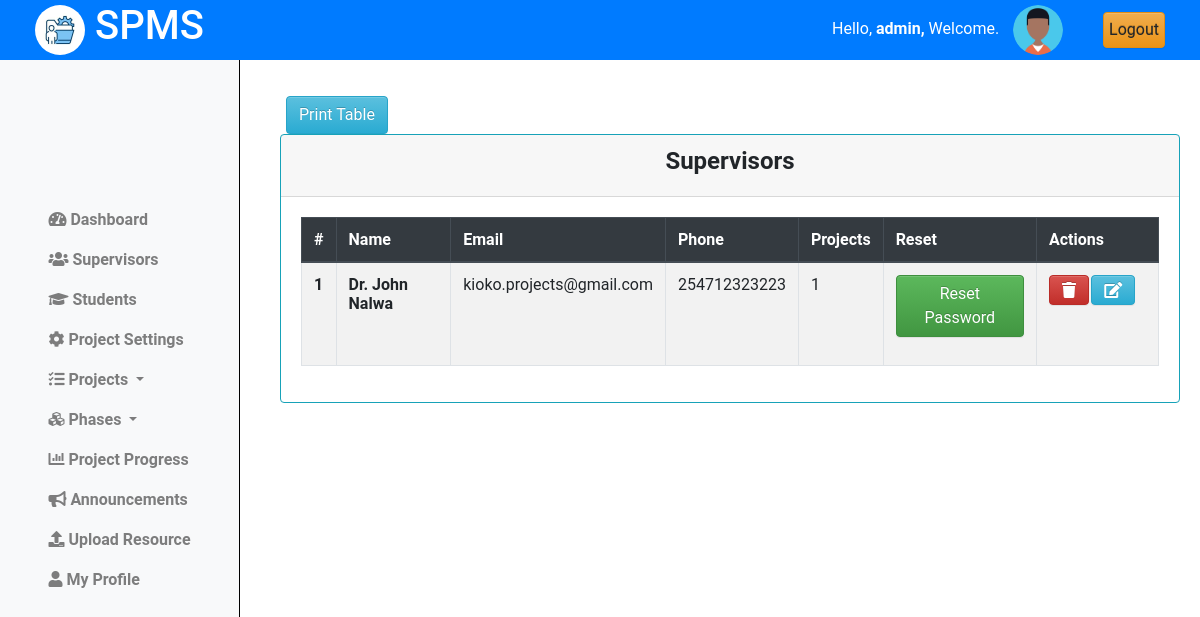
The app's page /coordinator/supervisors/ (signed in) with its own data.
### projectsApp/models.py (models this page shows, shortened)
class Coordinator(AbstractUser):
    pass

class Lecturer(models.Model):
    email = models.EmailField(max_length=255, unique=True, blank=False)
    name = models.CharField(max_length=255)
    phone = models.IntegerField(null=True, blank=True)
    password = models.CharField(max_length=128, null=False, blank=False)
    user_id = models.AutoField(primary_key=True)
    last_login = models.DateTimeField(blank=True, null=True)
    USERNAME_FIELD = 'email'
    REQUIRED_FIELDS = ['name', 'phone']
    class Meta:
        db_table = "Lecturers"

### projectsApp/AccessControl.py (the view)
    @login_required
    def wrapper(request, *args, **kwargs):
        if not isinstance(request.user, Coordinator):
            return redirect('cordinator_login')
        return function(request, *args, **kwargs)

### projectsApp/AccessControl.py (called while the page is built)
def coordinator_required(function):
    @login_required
    def wrapper(request, *args, **kwargs):
        if not isinstance(request.user, Coordinator):
            return redirect('cordinator_login')
        return function(request, *args, **kwargs)
    return wrapper

### projectsApp/views.py (called while the page is built, shortened)
@coordinator_required
def supervisors(request):
    supervisors = Lecturer.objects.all().order_by('name')
    for supervisor in supervisors:
        project_count = Projects.objects.filter(lecturer=supervisor).count()
        supervisor.project_count = project_count
    context = {'supervisors':supervisors}
    return render(request, 'cordinator/supervisors.html', context)

### projectsApp/templates/cordinator/supervisors.html (shortened to what this page needs)
{% extends "base_cord.html" %}
{% load static %}
{% block content %}
{% include "column1_cord.html" %}
<div class="content">
    <div class="container-fluid">
        <div class="row">
            <div class="text-center mt-3 ml-3">
                <button id="print-button" onclick="printTable()" class="btn btn-info">Print Table</button>
            </div>
            <div class="card border-info">
                <div class="card-header text-center">
                    <h4><b>Supervisors</b></h4>
                </div>
                <div class="card-body">
                    <table id="print-table" class="table table-bordered table-hover  table-striped border-info">
                        <thead class="thead-dark">
                            <tr>
                                <th scope="col">#</th>
                                <th scope="col">Name</th>
                                <th scope="col">Email</th>
                                <th scope="col">Phone</th>
                                <th scope="col">Projects</th>
                                <th scope="col">Reset</th>
                                <th scope="col">Actions</th>
                            </tr>
                        </thead>
                        <tbody>
                            {% for supervisor in supervisors %}
                              <tr>
                                <th scope="row">{{ forloop.counter }}</th>
                                <td><b>{{supervisor.name|title}}</b></td>
                                <td>{{supervisor.email}}</td>
                                <td>{{supervisor.phone}}</td>
                                <td>{{supervisor.project_count}}</td>
                                <td>
                                    <form action="{% url 'supervisor_reset' %}" method="POST">
                                        <button type="submit"  class="btn btn-success" onclick="return confirm('Reset Password for {{supervisor.name}}?')">Reset Password</button>
                                    </form>
                                <td>
                                    <div class="row">
                                        <div class="col-4">
                                            <form action="{% url 'view_supervisors' %}" method="POST">
                                                <button type="submit"  class="btn btn-danger" onclick="return confirm('Are you sure you want to delete {{supervisor.name}}?')"><i class="fa fa-trash" aria-hidden="true"></i></button>
                                            </form>
                                        </div>
                                        <div class="col-4">
                                            <a href="{% url 'edit_lecturer' supervisor.user_id %}" class="btn btn-info"><i class="fa fa-edit" aria-hidden="true"></i></a>
                                        </div>
                                    </div>
                                </td>
                            </tr>
                            {% endfor %}
                        </tbody>
                    </table>
                </div>
            </div>
        </div>
    </div>
</div>
<link rel="stylesheet" href="{% static 'css/mystudents.css' %}">
{% endblock %}

### projectsApp/templates/base_cord.html (shortened to what this page needs)
{% load static %}
<!doctype html>
<html class="no-js h-100" lang="en">
  <head>
    <link href="https://use.fontawesome.com/releases/v5.0.6/css/all.css" rel="stylesheet">
    <link href="https://stackpath.bootstrapcdn.com/bootstrap/4.5.2/css/bootstrap.min.css" rel="stylesheet">
    <link rel="stylesheet" href="https://cdn.jsdelivr.net/npm/bootstrap@3.3.7/dist/css/bootstrap-theme.min.css">
</head>
<body>
    <header>
        <div class="container-fluid">
            <div class="row align-items-center">
                <div class="col-md-3">
                    <div class="left">
                        <img src="{% static 'images/logo.jpg' %}" alt="Logo" class="logo">
                        <h1>SPMS</h1>
                    </div>
                </div>
                <div class="col-md-9 d-flex justify-content-end">
                    <div class="row align-items-center">
                        <div class="col-auto">
                            <span class="username mb-3" style="padding:10px;">
                                Hello,
                                <strong>
                                    {% if request.user.is_authenticated %}
                                        {% if request.user.is_staff %}
                                            {{ request.user.username }},
                                        {% else %}
                                            {{ request.user.name }},
                                        {% endif %}
                                    {% else %}
                                        Guest,
                                    {% endif %}
                                </strong>
                                Welcome.
                            </span>
                            <img src="{% static 'images/profile.png'%}" alt="Profile Picture" class="profile-pic">
                        </div>
                        <div class="col-auto">
                            <a href="{% url 'logout' %}" class="btn btn-warning" style="padding:5px;">Logout</a>
                        </div>
                    </div>
                </div>
            </div>
        </div>
    </header>
    {% block content %}
    {% endblock %}
</body>
</html>

### projectsApp/static/css/mystudents.css (style rules this page uses)
.content { margin-left: 250px; padding: 20px; margin-top: 60px; }
.card { width: 100%; margin-left: 10px; }

### projectsApp/templates/base_cord.html (style rules this page uses)
body { font-family: 'Roboto', sans-serif; margin: 0; padding: 0; }
header { background-color: #007BFF; color: white; display: flex; justify-content: space-between; align-items: center; text-align: center; padding: 10px 20px; z-index: 20; position: fixed; top: 0; left: 0; width: 100%; height: 60px; }
header .left { display: flex; align-items: center; }
header .logo { width: 50px; height: 50px; margin-right: 10px; border-radius: 50%; }
header .profile-pic { width: 50px; height: 50px; border-radius: 50%; margin-right: 10px; }

### records on screen
Coordinator: user.username "admin"
Lecturer: name "Dr. John Nalwa", email "kioko.projects@gmail.com", phone "254712323223", project_count "1"
